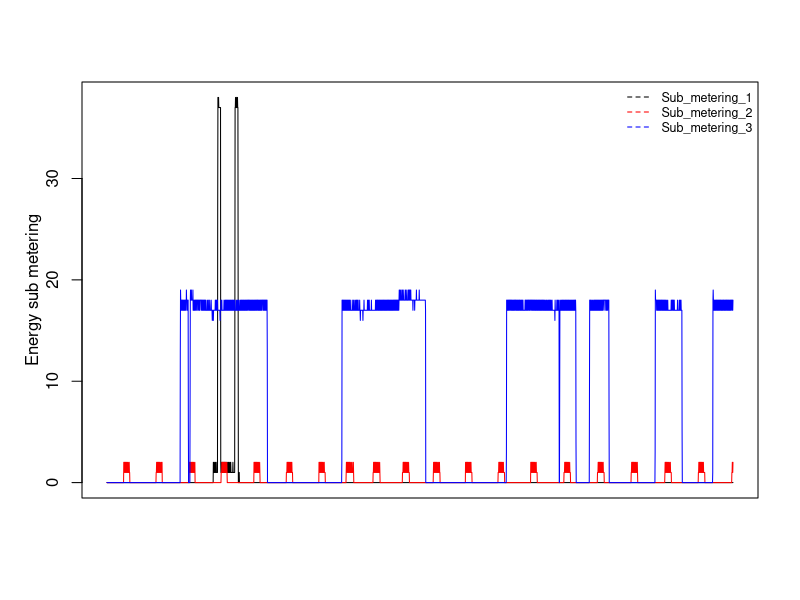

Source code (R):
#NOTE: data has been subsetted in order to save space in computer memory
#subset file has also been uploaded to the github repository

data<-read.csv("subset_household_data.csv", header=TRUE, stringsAsFactors = FALSE)
png(file="Plot3.png",width=480,height=480)
par(mfrow = c(1,1),  mgp = c(2,1,0))
plot(data[,7], type = "l", ylab = "Energy sub metering", xaxt="n", xlab="")
lines(data[,8], type = "l", col = "red")
lines(data[,9], type = "l", col = "blue")
legend("topright", legend = names(data[7:9]), lty=2, col = c("black","red","blue"), bty='n', cex=.75)
dev.off()